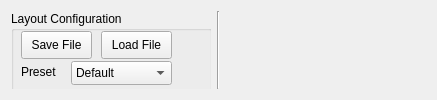
      <widget class="QWidget" name="tab_config">
       <property name="enabled">
        <bool>true</bool>
       </property>
       <property name="maximumSize">
        <size>
         <width>16777215</width>
         <height>16777215</height>
        </size>
       </property>
       <property name="autoFillBackground">
        <bool>false</bool>
       </property>
       <attribute name="title">
        <string>Config</string>
       </attribute>
       <layout class="QVBoxLayout" name="verticalLayout_5">
        <item>
         <layout class="QHBoxLayout" name="horizontalLayout">
          <property name="sizeConstraint">
           <enum>QLayout::SetDefaultConstraint</enum>
          </property>
          <item>
           <widget class="QWidget" name="widget_2" native="true">
            <property name="enabled">
             <bool>true</bool>
            </property>
            <property name="minimumSize">
             <size>
              <width>200</width>
              <height>0</height>
             </size>
            </property>
            <property name="maximumSize">
             <size>
              <width>200</width>
              <height>16777215</height>
             </size>
            </property>
            <widget class="QGroupBox" name="groupBox_12">
             <property name="geometry">
              <rect>
               <x>0</x>
               <y>0</y>
               <width>201</width>
               <height>91</height>
              </rect>
             </property>
             <property name="title">
              <string>Layout Configuration</string>
             </property>
             <widget class="QPushButton" name="ConfigSave">
              <property name="geometry">
               <rect>
                <x>10</x>
                <y>20</y>
                <width>71</width>
                <height>28</height>
               </rect>
              </property>
              <property name="text">
               <string>Save File</string>
              </property>
             </widget>
             <widget class="QPushButton" name="ConfigLoad">
              <property name="geometry">
               <rect>
                <x>90</x>
                <y>20</y>
                <width>71</width>
                <height>28</height>
               </rect>
              </property>
              <property name="text">
               <string>Load File</string>
              </property>
             </widget>
             <widget class="QLabel" name="label_26">
              <property name="geometry">
               <rect>
                <x>10</x>
                <y>50</y>
                <width>58</width>
                <height>21</height>
               </rect>
              </property>
              <property name="text">
               <string>Preset</string>
              </property>
             </widget>
             <widget class="QComboBox" name="comboBox_6">
              <property name="geometry">
               <rect>
                <x>60</x>
                <y>50</y>
                <width>101</width>
                <height>24</height>
               </rect>
              </property>
              <item>
               <property name="text">
                <string>Default</string>
               </property>
              </item>
             </widget>
            </widget>
            <widget class="QGroupBox" name="groupBox_13">
             <property name="geometry">
              <rect>
               <x>0</x>
               <y>100</y>
               <width>201</width>
               <height>91</height>
              </rect>
             </property>
             <property name="title">
              <string>User Configuration</string>
             </property>
             <widget class="QLabel" name="label_27">
              <property name="geometry">
               <rect>
                <x>10</x>
                <y>20</y>
                <width>61</width>
                <height>21</height>
               </rect>
              </property>
              <property name="text">
               <string>Username</string>
              </property>
             </widget>
             <widget class="QLineEdit" name="lineEdit_2">
              <property name="geometry">
               <rect>
                <x>80</x>
                <y>20</y>
                <width>101</width>
                <height>28</height>
               </rect>
              </property>
             </widget>
            </widget>
           </widget>
          </item>
          <item>
           <widget class="Line" name="line">
            <property name="enabled">
             <bool>true</bool>
            </property>
            <property name="orientation">
             <enum>Qt::Vertical</enum>
            </property>
           </widget>
          </item>
          <item>
           <widget class="QWidget" name="widget" native="true">
            <property name="enabled">
             <bool>true</bool>
            </property>
            <property name="sizePolicy">
             <sizepolicy hsizetype="Expanding" vsizetype="Preferred">
              <horstretch>0</horstretch>
              <verstretch>0</verstretch>
             </sizepolicy>
            </property>
            <property name="minimumSize">
             <size>
              <width>200</width>
              <height>0</height>
             </size>
            </property>
            <property name="maximumSize">
             <size>
              <width>99999</width>
              <height>16777215</height>
             </size>
            </property>
            <property name="autoFillBackground">
             <bool>false</bool>
            </property>
            <widget class="QScrollArea" name="scrollArea_2">
             <property name="geometry">
              <rect>
               <x>240</x>
               <y>350</y>
               <width>120</width>
               <height>80</height>
              </rect>
             </property>
             <property name="widgetResizable">
              <bool>true</bool>
             </property>
             <widget class="QWidget" name="scrollAreaWidgetContents_2">
              <property name="geometry">
               <rect>
                <x>0</x>
                <y>0</y>
                <width>118</width>
                <height>78</height>
               </rect>
              </property>
             </widget>
            </widget>
           </widget>
          </item>
         </layout>
        </item>
       </layout>
      </widget>
